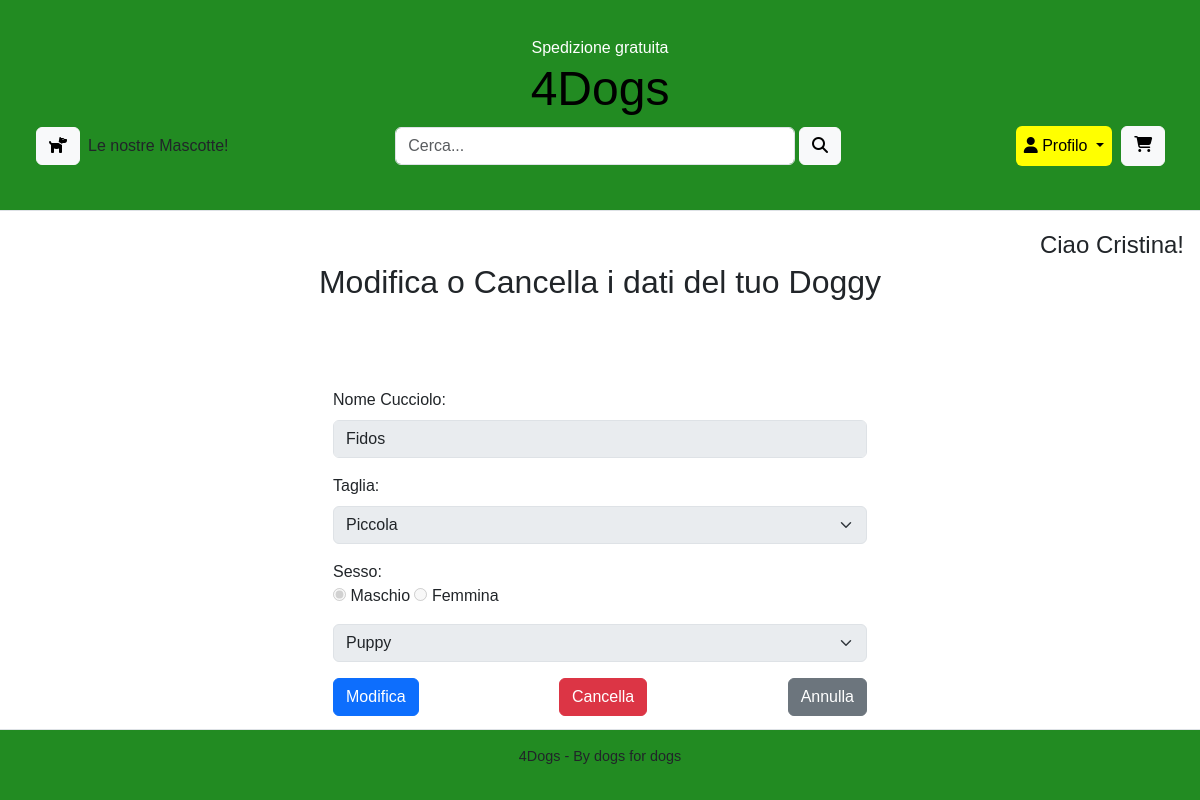
Page /Sito/myDoggy.php (signed in) on the committed database.
### tables this page shows
CREATE TABLE `doggy` (
  `IdCane` int(11) NOT NULL,
  `Email` varchar(50) NOT NULL,
  `Nome` varchar(20) NOT NULL,
  `Taglia` varchar(50) NOT NULL,
  `Sesso` char(1) NOT NULL,
  `Eta` varchar(20) NOT NULL
);

### Sito/myDoggy.php (called while the page is built, shortened)
<?php
require_once 'bootstrap.php';
$templateParams["js"] = array("./js/gestisci-Doggy.js");
if (isUserLoggedIn()) {
    $user_email = $_SESSION['Email'];
    $dog = $dbh->getDogByEmail($user_email);
    if ($dog && count($dog) > 0) {
        $templateParams["dog"]= [
            "nome" => $dog[0]["Nome"],
            "taglia" => $dog[0]["Taglia"],
            "sesso" => $dog[0]["Sesso"],
            "eta" => $dog[0]["Eta"]
        ];
        $templateParams["action"] = "modifica";
        $templateParams["titolo_pagina"] = "Modifica o Cancella i dati del tuo Doggy";
    }
    $templateParams["name"] = "myDoggy-form.php";
    $templateParams["titolo"] = "Registra il tuo cucciolo";
} else {
    header("Location: login.php");
    exit;
}
require 'template/base.php';
?>

### Sito/db/database.php (called while the page is built, shortened)
<?php
class DatabaseHelper{
    private $db;
    public function __construct($servername, $username, $password, $dbname, $port){
        $this->db = new mysqli($servername, $username, $password, $dbname, $port);
    }
    public function getDogByEmail($email) {
        $query = "SELECT * FROM doggy WHERE Email = ?";
        $stmt = $this->db->prepare($query);
        $stmt->bind_param("s", $email);
        if (!$stmt->execute()) {
            die("Errore nell'esecuzione della query: " . $stmt->error);
        }
        $result = $stmt->get_result();
        return $result->fetch_all(MYSQLI_ASSOC);
    }
}
?>

### Sito/bootstrap.php (called while the page is built, shortened)
<?php
    require_once("db/database.php");
    $dbh = new DatabaseHelper("localhost", "root", "", "4dogs_db", 3306);
?>

### Sito/template/myDoggy-form.php (the view, shortened to what this page needs)
<?php if(isset($templateParams["titolo_pagina"])): ?>
    <h2 style = "text-align:center;"><?php echo $templateParams["titolo_pagina"]; ?></h2>
<?php endif;?>
<section class="mt-5 border-0 shadow-none" style="background-color: white;">
    <div class="container d-flex justify-content-center align-items-center mt-1 mb-2">
        <div class="row w-100">
            <div class="col-12 col-md-6 mx-auto">
                <form action="gestisci-doggy.php" method="POST">
                    <div class="mb-3">
                        <label for="nome" class="form-label">Nome Cucciolo:</label>
                        <input type="text" id="nome" class="form-control" name="nome"
                               value="<?php echo htmlspecialchars($templateParams["dog"]["nome"]); ?>" disabled/>
                    </div>
                    <div class="mb-3">
                        <label for="taglia" class="form-label">Taglia:</label>
                        <select id="taglia" name="taglia" class="form-select" disabled>
                            <option value="S" <?php echo $templateParams["dog"]["taglia"] === "S" ? "selected" : ""; ?>>Piccola</option>
                        </select>
                    </div>
                    <div class="mb-3">
                        <label>Sesso:</label><br>
                        <input type="radio" id="maschio" name="sesso" value="M"
                               <?php echo $templateParams["dog"]["sesso"] === "M" ? "checked" : ""; ?> disabled/>
                        <label for="maschio">Maschio</label>
                        <input type="radio" id="femmina" name="sesso" value="F"
                               <?php echo $templateParams["dog"]["sesso"] === "F" ? "checked" : ""; ?> disabled/>
                        <label for="femmina">Femmina</label>
                    </div>
                    <div class="mb-3">
                    <select id="eta" name="eta" class="form-select" disabled>
                            <option value="Puppy" <?php echo $templateParams["dog"]["eta"] === "Puppy" ? "selected" : ""; ?>>Puppy</option>
                        </select>
                    </div>
                    <div class="d-flex justify-content-between">
                        <button type="<?php echo $templateParams["action"] === "modifica" ? "button" : "submit"; ?>" id="editButton" class="btn btn-primary">
                            <?php echo $templateParams["action"] === "modifica" ? "Modifica" : "Inserisci"; ?>
                        </button>
                        <?php if ($templateParams["action"] === "modifica"): ?>
                            <button type="submit" formaction="gestisci-doggy.php" name="action" value="cancella" class="btn btn-danger">Cancella</button>
                        <?php endif; ?>
                        <?php if ($templateParams["action"] === "modifica"): ?>
                            <button type="submit" formaction="gestisci-doggy.php" name="action" value="annulla" class="btn btn-secondary">Annulla</button>
                        <?php endif; ?>
                    </div>
                </form>
            </div>
        </div>
    </div>
</section>

### Sito/css/styleCRI.css (style rules this page uses)
body { font-family: Arial, sans-serif; margin: 0; padding: 0; }
html,body { height: 100% }
main > div > div > section:nth-child(2) { margin-top: 5%; border: 2px solid #ddd; border-radius: 8px; margin-bottom: 0; background-color: #64a1a741; box-shadow: 0 2px 5px rgba(0, 0, 0, 0.1); }
section { padding-top: 3%; }

### rows in the picture
doggy: nome "Fidos", taglia "Piccola", Sesso "☑ Maschio", Sesso "☐ Femmina", eta "Puppy"

### other values in the picture
$username "Cristina"
$templateParams["titolo_pagina"] "Modifica o Cancella i dati del tuo Doggy"
